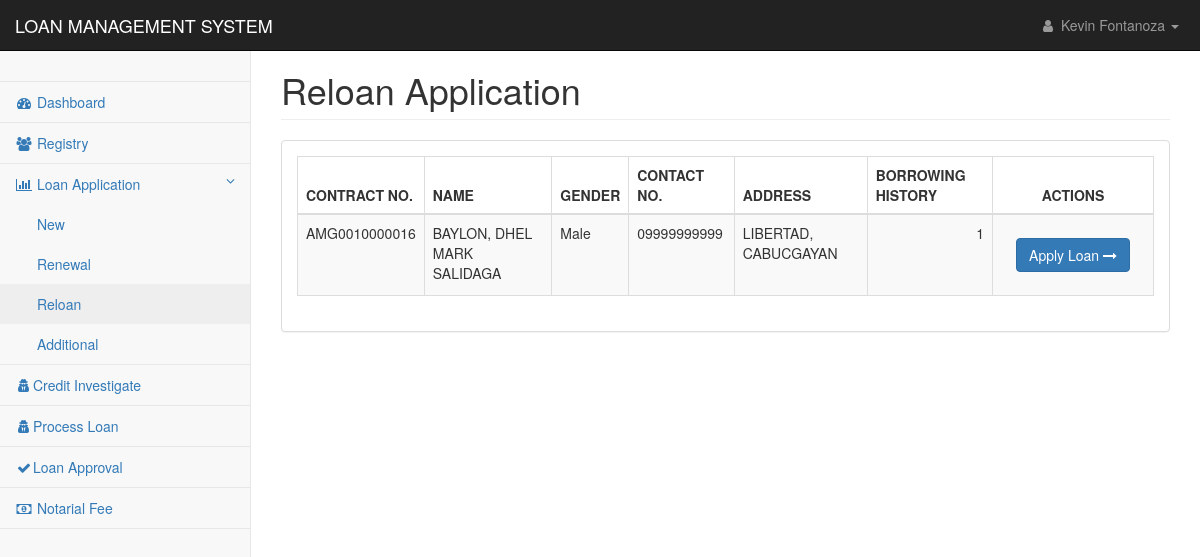
Before: /pages/loan_application_reloan.php (signed in) with the older database file.
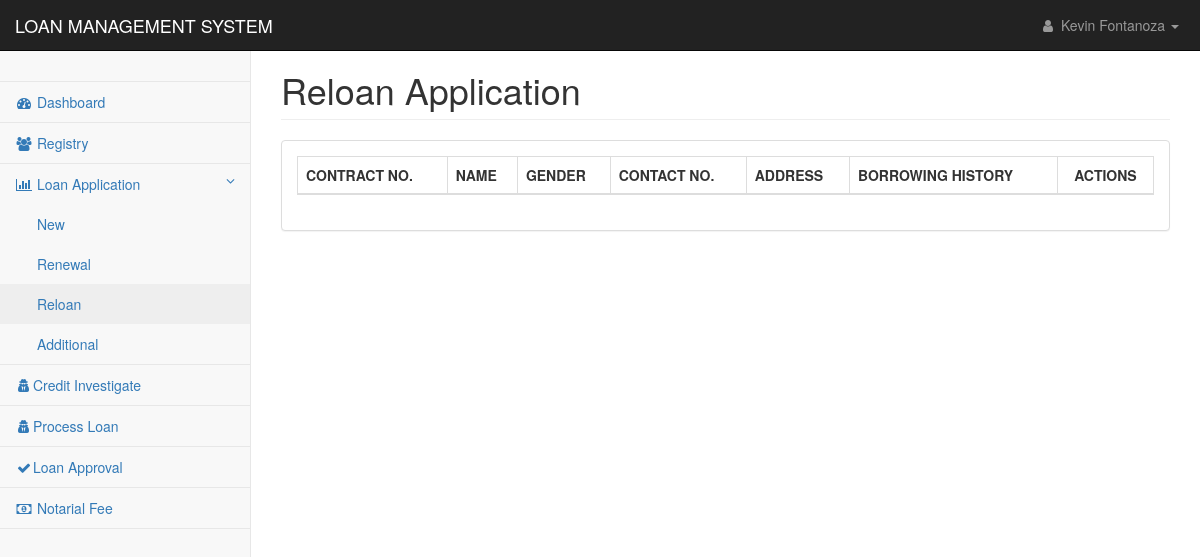
After: the same page with the newer database file.
### tables this page shows
CREATE TABLE `applicants_personal` (
  `applicant_id` int(11) NOT NULL,
  `applicant_code` text NOT NULL,
  `firstname` text NOT NULL,
  `middlename` text NOT NULL,
  `lastname` text NOT NULL,
  `suffix` text NOT NULL,
  `nickname` text NOT NULL,
  `age` text NOT NULL,
  `gender` text NOT NULL,
  `contact1` text NOT NULL,
  `mstatus` text NOT NULL,
  `dob1` date NOT NULL,
  `pob1` text NOT NULL,
  `block1` text NOT NULL,
  `street1` text NOT NULL,
  `phase1` text NOT NULL,
  `brgy1` text NOT NULL,
  `city1` text NOT NULL,
  `province1` text NOT NULL,
  `map_url` text NOT NULL,
  `residence1` text NOT NULL,
  `lwith1` text NOT NULL,
  `block2` text NOT NULL,
  `street2` text NOT NULL,
  `phase2` text NOT NULL,
  `brgy2` text NOT NULL,
  `city2` text NOT NULL,
  `province2` text NOT NULL,
  `residence2` text NOT NULL,
  `lwith2` text NOT NULL,
  `mothername` text NOT NULL,
  `mothercon` text NOT NULL,
  `fathername` text NOT NULL,
  `fathercon` text NOT NULL,
  `file` text NOT NULL,
  `date_encoded` date NOT NULL
);

CREATE TABLE `loan_applications` (
  `loan_id` int(11) NOT NULL,
  `contract_no` text NOT NULL,
  `client_id` text NOT NULL,
  `loan_type` int(11) NOT NULL,
  `loan_duration` int(11) NOT NULL,
  `loan_amount` double NOT NULL,
  `interest_amount` double NOT NULL,
  `other_fee` double NOT NULL,
  `total_cashout` double NOT NULL,
  `monthly_amortization` int(11) NOT NULL,
  `mop` text NOT NULL,
  `ob` double NOT NULL,
  `udi_percentage` int(11) NOT NULL,
  `udi_value` double NOT NULL,
  `interest_percentage` int(11) NOT NULL,
  `application_date` datetime NOT NULL DEFAULT current_timestamp(),
  `ci_status` int(11) NOT NULL,
  `ci_by` text NOT NULL,
  `ci_date` datetime DEFAULT NULL,
  `approval` int(11) NOT NULL,
  `processed_by` text NOT NULL,
  `date_flagged` datetime DEFAULT NULL,
  `remarks` text NOT NULL,
  `paid` int(11) NOT NULL
);

### pages/mvc/controller/class-autoload.cont.php (called while the page is built, shortened)
<?php
function myAutoLoader($className){
    $url = $_SERVER['HTTP_HOST'].$_SERVER['REQUEST_URI'];
    if(strpos($url, 'controller') !== false){
        $path = "../model/";
    }else{
        $path = "mvc/model/";
    }
    $extension = ".mod.php";
    $fullPath = $path . $className . $extension;
}

### pages/mvc/model/dbcon.mod.php (called while the page is built)
<?php
Class DbCon {
	Private $host = "localhost";
	Private $user = "root";
	Private $pwd = "";
	Private $dbName = "amigo";
	Protected function connect(){
		$dsn = 'mysql:host=' . $this->host . ';dbname=' . $this->dbName;
		$pdo = new PDO($dsn, $this->user, $this->pwd);
		$pdo->setAttribute(PDO::ATTR_DEFAULT_FETCH_MODE, PDO::FETCH_ASSOC);
		return $pdo;
    }
}

### pages/mvc/model/loan.mod.php (called while the page is built, shortened)
<?php
class Loan extends DbCon {
    private $clientID;
    public $contractNo;
    public function __construct(String $id){
        $sql = "SELECT e_status, other_source, monthly_salary FROM applicants_work WHERE applicant_code= ?";
        $stmt = $this->connect()->prepare($sql);
        $stmt->execute([$id]);
        $result = $stmt->fetch();
        $this->clientID = $id;
        $this->incomeSourceFlag = $result['other_source']??null;
        $this->monthlyNetSal = $result['monthly_salary']??null;
        if($this->incomeSourceFlag > 0 ){
            $this->clientSukli = Statics::$ATWOAFOURSUKLI;
        }else{
            $this->clientSukli = Statics::$AONEATHREESUKLI;
            $this->incomeEarning = 'Single';
        }
        $this->getBorrowingCount();
        $this->getBorrowingCount();
        $this->getBorrowingSum();
        $this->getSukli();
        $this->getBorrowCount();
        $this->getRenewalBasesInfo();
        $this->getOutstandingBalance();
    }
    public function getSukli(){
        $sql = "SELECT SUM(monthly_amortization) FROM loan_applications WHERE paid=0 AND client_id=?";
        $stmt = $this->connect()->prepare($sql);
        $stmt->execute([$this->clientID]);
        $result = $stmt->fetchColumn();
    }
    public function getBorrowingCount(){
        $sql = "SELECT COUNT(client_id) FROM loan_applications WHERE paid=1 AND client_id=?";
        $stmt = $this->connect()->prepare($sql);
        $stmt->execute([$this->clientID]);
        $result = $stmt->fetchColumn();
    }
    public function getBorrowCount(){
        $sql = "SELECT COUNT(client_id) FROM loan_applications WHERE client_id=?";
        $stmt = $this->connect()->prepare($sql);
        $stmt->execute([$this->clientID]);
        $result = $stmt->fetchColumn();
    }
    public function getBorrowingSum(){
        $sql = "SELECT SUM(monthly_amortization) FROM loan_applications WHERE paid=0 AND client_id=?";
        $stmt = $this->connect()->prepare($sql);
        $stmt->execute([$this->clientID]);
        $result = $stmt->fetchColumn();
    }
    public function getNotarialFee(){
        $sql = "SELECT notarial_fee FROM fees WHERE notarial_id = ?";
    }
    public function getRenewalBasesInfo(){
        $sql = "SELECT contract_no, loan_amount FROM loan_applications WHERE client_id = ?";
        $stmt = $this->connect()->prepare($sql);
        $stmt->execute([$this->clientID]);
        $result = $stmt->fetch();
        $this->contractNo = $result['contract_no']??null;
        $this->recLoanAmount = $result['loan_amount']??null;
    }
    public function getOutstandingBalance(){
        $sql = "SELECT SUM(amount) FROM payments WHERE contract_no = ?";
        $stmt = $this->connect()->prepare($sql);
        $stmt->execute([$this->contractNo]);
        $result = $stmt->fetchColumn();
    }
}

### pages/loan_application_reloan.php (the view, shortened to what the changed rows need)
<?php
include('../config/conn.php');
include 'mvc/controller/class-autoload.cont.php';
?>
<!DOCTYPE html>
<html lang="en">
<head>
    <link href="../css/bootstrap.min.css" rel="stylesheet">
    <link href="../css/metisMenu.min.css" rel="stylesheet">
    <link href="../css/dataTables/dataTables.bootstrap.css" rel="stylesheet">
    <link href="../css/dataTables/dataTables.responsive.css" rel="stylesheet">
    <link href="../css/startmin.css" rel="stylesheet">
    <link href="../css/font-awesome.min.css" rel="stylesheet" type="text/css">
</head>
<body>
    <div id="wrapper">
        <?php include('nav.php');?>
        <div id="page-wrapper">
            <div class="container-fluid">
                <div class="row">
                    <div class="col-lg-12">
                        <h1 class="page-header">Reloan Application</h1>
                    </div>
                </div>
                <div class="row">
                    <div class="col-lg-12">
                        <div class="panel panel-default">
                            <div class="panel-body">
                                <div class="table-responsive">
                                    <table class="table table-striped table-bordered table-hover"
                                        id="dataTables-example">
                                        <thead>
                                            <tr>
                                                <th>CONTRACT NO.</th>
                                                <th>NAME</th>
                                                <th>GENDER</th>
                                                <th>CONTACT NO.</th>
                                                <th>ADDRESS</th>
                                                <th>BORROWING HISTORY</th>
                                                <th class="text-center">ACTIONS</th>
                                            </tr>
                                        </thead>
                                        <tbody>
                                            <?php
                                                    $sql = "SELECT * FROM applicants_personal
                                                    LEFT JOIN loan_applications
                                                    ON applicants_personal.applicant_code=loan_applications.client_id
                                                    WHERE loan_applications.paid=1
                                                    GROUP BY applicants_personal.applicant_code
                                                    ORDER BY applicants_personal.lastname ASC ";
                                                    $res = mysqli_query($con,$sql);
                                                        if(mysqli_num_rows($res) > 0){
                                                            while($row = mysqli_fetch_assoc($res)) {
                                                                $cid = $row['client_id'];
                                                                $loan = new Loan($cid);
                                                                $name = $row['lastname'].', '.$row['firstname'].' '.$row['suffix'].' '.$row['middlename'];?>
                                            <tr class="odd gradeX">
                                                <td><?php echo $row['contract_no']?></td>
                                                <td><?php echo $name?></td>
                                                <td><?php echo $row['gender'];?></td>
                                                <td><?php echo $row['contact1'];?></td>
                                                <td><?php echo $row['brgy1'].', '.$row['city1'];?></td>
                                                <td class="text-right"><?php echo $loan->borrowingHistCount;?></td>
                                                <td style="text-align:center">
                                                    <div class="tooltip-demo">
                                                        <div class="panel-body">
                                                            <?php
                                                                $check = "SELECT * FROM loan_applications WHERE client_id='$cid'";
                                                                $rescheck = mysqli_query($con,$check);
                                                                if(mysqli_num_rows($rescheck) > 0){
                                                                ?>
                                                            <button type="button" class="btn btn-primary btn-sml"
                                                                data-toggle="modal"
                                                                data-target="#myModal_<?php echo $cid?>">
                                                                Apply Loan <i class="fa fa-long-arrow-right"
                                                                    aria-hidden="true" title="Copy to use save"></i>
                                                            </button>
                                                            <?php
                                                                }
                                                            ?>
                                                        </div>
                                                        <?php
                                                                                }
                                                                                ?>
                                                    </div>
                                                </td>
                                            </tr>
                                            <?php
                                                            }
                                                        ?>
                                        </tbody>
                                    </table>
                                </div>
                            </div>
                        </div>
                    </div>
                </div>
            </div>
        </div>
    </div>
</body>
</html>

### pages/nav.php (shortened to what the changed rows need)
<nav class="navbar navbar-inverse navbar-fixed-top" role="navigation">
                <div class="navbar-header">
                    <a class="navbar-brand" href="index.php">LOAN MANAGEMENT SYSTEM</a>
                </div>
            </nav>

Changed rows visible on the page:
removed applicants_personal: loan_applications.contract_no "AMG0010000016", name "BAYLON, DHEL MARK SALIDAGA", gender "Male", contact1 "09999999999", brgy1 "LIBERTAD", city1 "CABUCGAYAN", borrowingHistCount "1"
